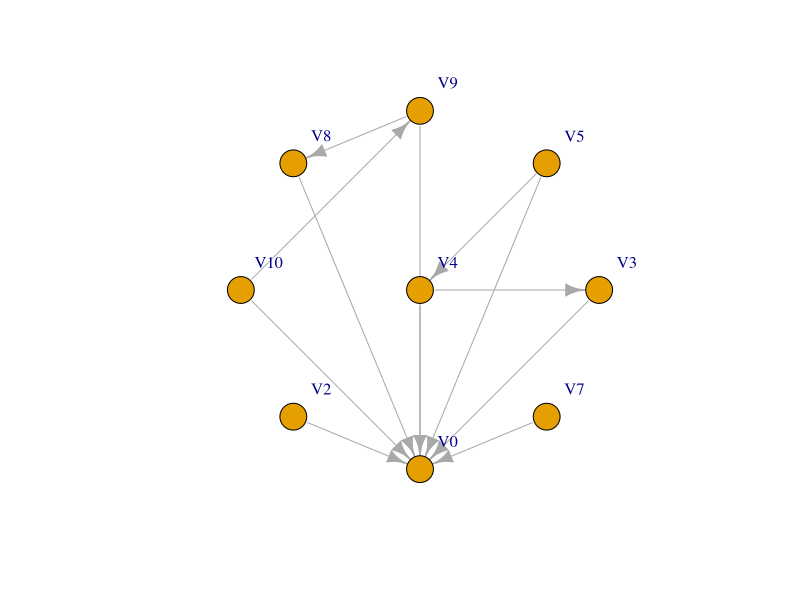

Recreate this plot in R.
## ---- chunk 1
knitr::opts_chunk$set(echo = TRUE)
## ---- chunk 2
#install.packages(c("tidyverse","igraph","tidygraph"))
library(tidyverse)
library(igraph)
library(tidygraph) # tiidygraph has a lot of wrapper on igraph measures, but has a few of its own.
## ---- chunk 3
pulse <- as.data.frame(matrix(complex(real = rnorm(100, sd = 0.5),
                                      imaginary = rnorm(100, sd = 0.1)),
                              nrow = 10))
## ---- chunk 4
euclidean_dist <- function(x, y) sqrt(sum(abs((x - y)^2)))
euclidean_norm <- function(x) sqrt(sum(abs((x)^2)))
## ---- chunk 5
pulse %>%
c-> eudist
## ---- chunk 6
eu_dist_norm <- function(matrix){
  matrix %>%
  pivot_longer(everything()) %>%
  mutate(name = as_factor(name)) %>%
  nest(data = value) %>%
  mutate(datalag = lag(data, n = 1, default = NA), namelag = lag(name, n=1, default = NA)) %>%
  filter(map(datalag, ~!is_empty(.)) %>% unlist) %>%
  mutate(distance = map2(data, datalag, euclidean_dist), 
         norm = map(data, euclidean_norm))
}
## ---- chunk 7
metrix <- function(matrix, threshold){
  matrix_d <- eu_dist_norm(matrix)
  print(matrix_d)
  
  edge_d <- matrix_d %>% filter(distance<2.1) %>% select(name, namelag)
  edge_n <- matrix_d %>% filter(norm<2.1) %>% select(name) %>% mutate(namelag = "V0")
  
  output <- as.matrix(bind_rows(edge_d, edge_n))
  graph_from_edgelist(output) -> graph
  print(output)
  plot(graph, layout = layout.star, vertex.label.dist=3)
  
}

metrix(pulse, 2.1) -> testeradj
# we have to get it back in to matrix form... :()
## ---- chunk 8
G0 <- graph_from_adjacency_matrix(testeradj)

is_connected(G0) 
is.connected(G0, mode = "strong") # TRUE
is.connected(G0, mode = "weak")   # TRUE by default of strong.
is.weighted(G0) # We want True...
